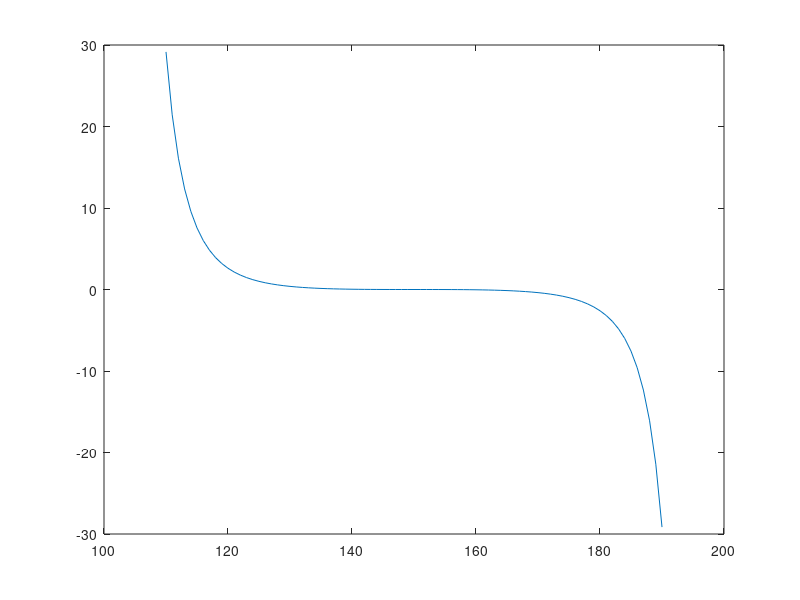

Recreate this plot in MATLAB.
clear

wmin = 100;
wmax = 200;
wavg = 0.5*(wmin+wmax);

k=1;
for i = wmin+10 : wmax-10
    x(k) = i;
    
    arg = (i-wmin)*pi/(wmax-wmin)-pi/2;
    a(k) = arg;
    y(k) = -tan(arg)^3;
    
    k = k+1;
end
plot(x,y)